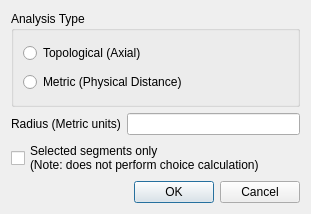
<?xml version="1.0" encoding="UTF-8"?>
<ui version="4.0">
 <class>CTopoMetDlg</class>
 <widget class="QDialog" name="CTopoMetDlg">
  <property name="geometry">
   <rect>
    <x>0</x>
    <y>0</y>
    <width>311</width>
    <height>214</height>
   </rect>
  </property>
  <property name="windowTitle">
   <string>Analysis Options</string>
  </property>
  <layout class="QVBoxLayout" name="verticalLayout_2">
   <item>
    <widget class="QGroupBox" name="groupBox">
     <property name="title">
      <string>Analysis Type</string>
     </property>
     <layout class="QVBoxLayout" name="verticalLayout">
      <item>
       <widget class="QRadioButton" name="c_topological">
        <property name="text">
         <string>Topological (Axial)</string>
        </property>
       </widget>
      </item>
      <item>
       <widget class="QRadioButton" name="radioButton">
        <property name="text">
         <string>Metric (Physical Distance)</string>
        </property>
       </widget>
      </item>
     </layout>
    </widget>
   </item>
   <item>
    <layout class="QHBoxLayout" name="horizontalLayout">
     <item>
      <widget class="QLabel" name="label">
       <property name="text">
        <string>Radius (Metric units)</string>
       </property>
      </widget>
     </item>
     <item>
      <widget class="QLineEdit" name="c_radius"/>
     </item>
    </layout>
   </item>
   <item>
    <widget class="QCheckBox" name="checkBox">
     <property name="text">
      <string>Selected segments only
(Note: does not perform choice calculation)</string>
     </property>
    </widget>
   </item>
   <item>
    <layout class="QHBoxLayout" name="horizontalLayout_2">
     <item>
      <spacer name="horizontalSpacer">
       <property name="orientation">
        <enum>Qt::Horizontal</enum>
       </property>
       <property name="sizeHint" stdset="0">
        <size>
         <width>40</width>
         <height>20</height>
        </size>
       </property>
      </spacer>
     </item>
     <item>
      <widget class="QPushButton" name="c_ok">
       <property name="text">
        <string>OK</string>
       </property>
      </widget>
     </item>
     <item>
      <widget class="QPushButton" name="c_cancel">
       <property name="text">
        <string>Cancel</string>
       </property>
      </widget>
     </item>
    </layout>
   </item>
  </layout>
 </widget>
 <resources/>
 <connections>
  <connection>
   <sender>c_ok</sender>
   <signal>clicked()</signal>
   <receiver>CTopoMetDlg</receiver>
   <slot>OnOK()</slot>
   <hints>
    <hint type="sourcelabel">
     <x>147</x>
     <y>205</y>
    </hint>
    <hint type="destinationlabel">
     <x>45</x>
     <y>192</y>
    </hint>
   </hints>
  </connection>
 </connections>
 <slots>
  <slot>OnOK()</slot>
 </slots>
</ui>
